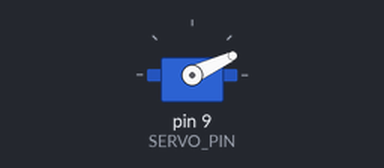
This sketch was run on a simulated Arduino Uno, built with avr-gcc and run on an emulated ATmega328P. Parts: servo.

Above: at 0.1 s.
At 1.1 s:
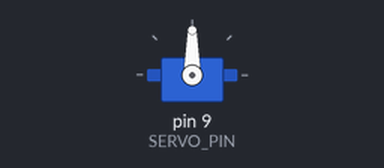
Timing chart, 0 to 2.6 s (numbered marks = the images above):
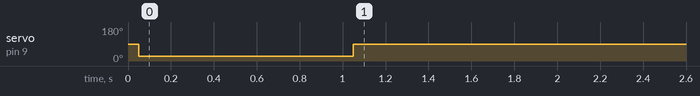

The sketch:

servo_test.ino
```cpp
#include <Servo.h>

#define SERVO_PIN 9

Servo servo;
void setup() {
  // put your setup code here, to run once:
  servo.attach(SERVO_PIN);
  delay(50);
  servo.write(25);
  delay(1000);
  servo.write(90);
}

void loop() {
  // put your main code here, to run repeatedly:

}
```

Measured:
- by itself, servo on pin 9 (SERVO_PIN): 90° → 25° at 0.05 s, → 90° 1.0 s later
